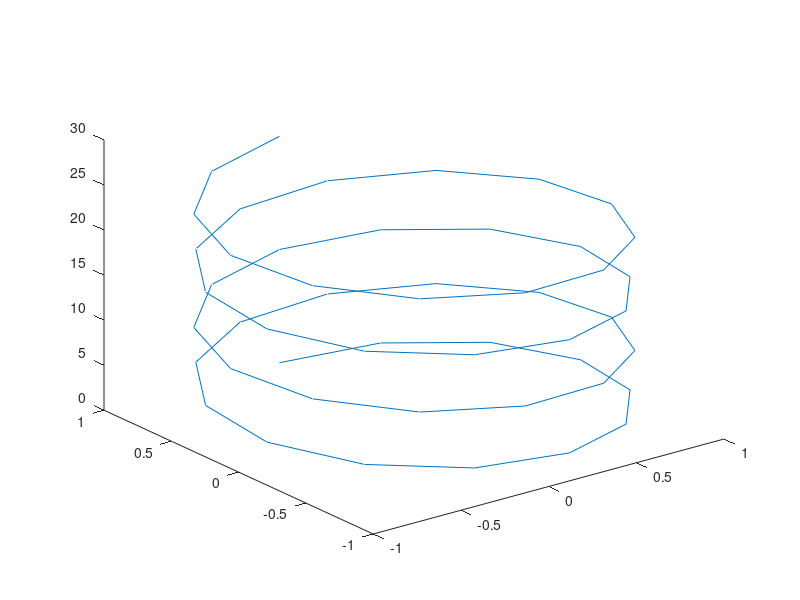

Source code (MATLAB):
% @author: Armando Salazar
% @date: 03-11-23

clear, clc
% fprintf('Hi%s\n', 'Armando');

values_x = zeros(1, 51);
values_y = zeros(1, 51);
values_z = zeros(1, 51);
index = 1;
for t = 0:8*pi/50:8*pi
    fprintf('%f\n', t);
    values_x(index) = sin(t);
    values_y(index) = cos(t);
    values_z(index) = t;
    index = index + 1;
end
clear index t
plot3(values_x, values_y, values_z);

% t = 0:pi/50:10*pi;
% st=sin(t);
% ct=cos(t);
% plot3(st,ct,t);